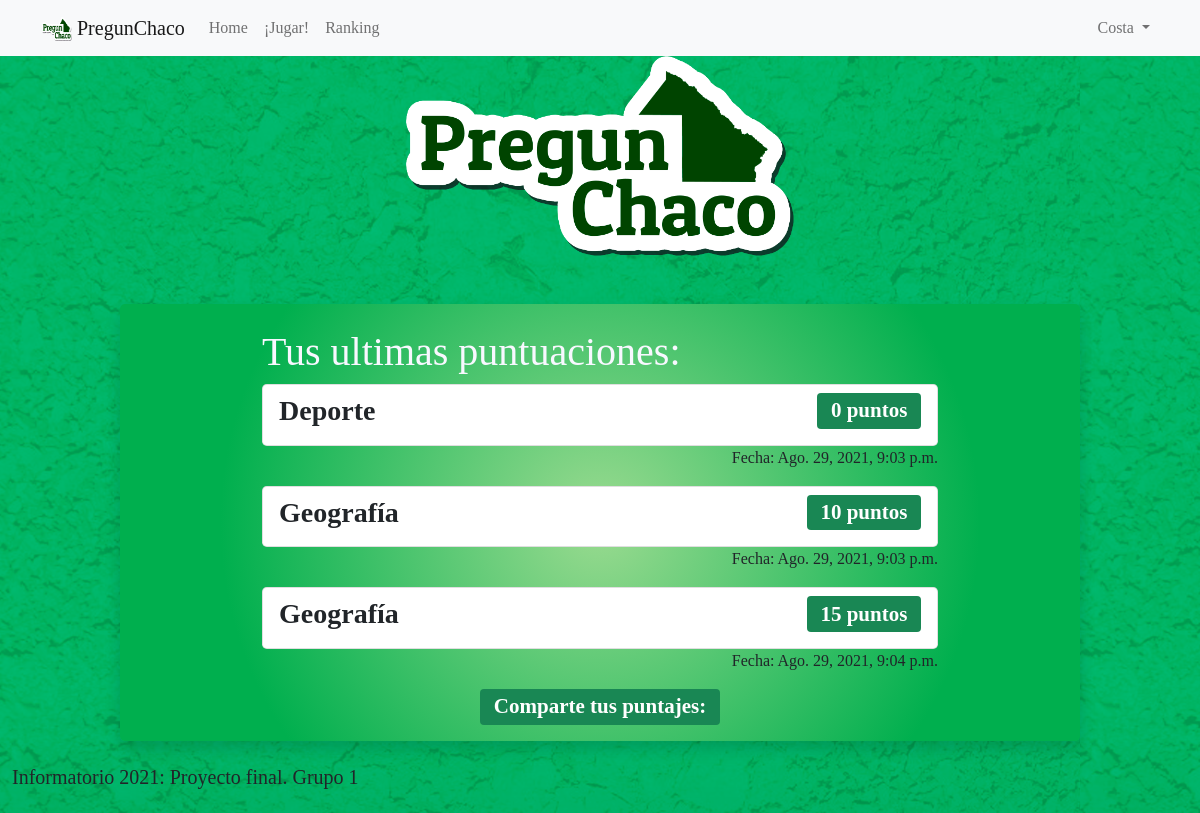
The app's page /25/puntaje (signed in), older data.
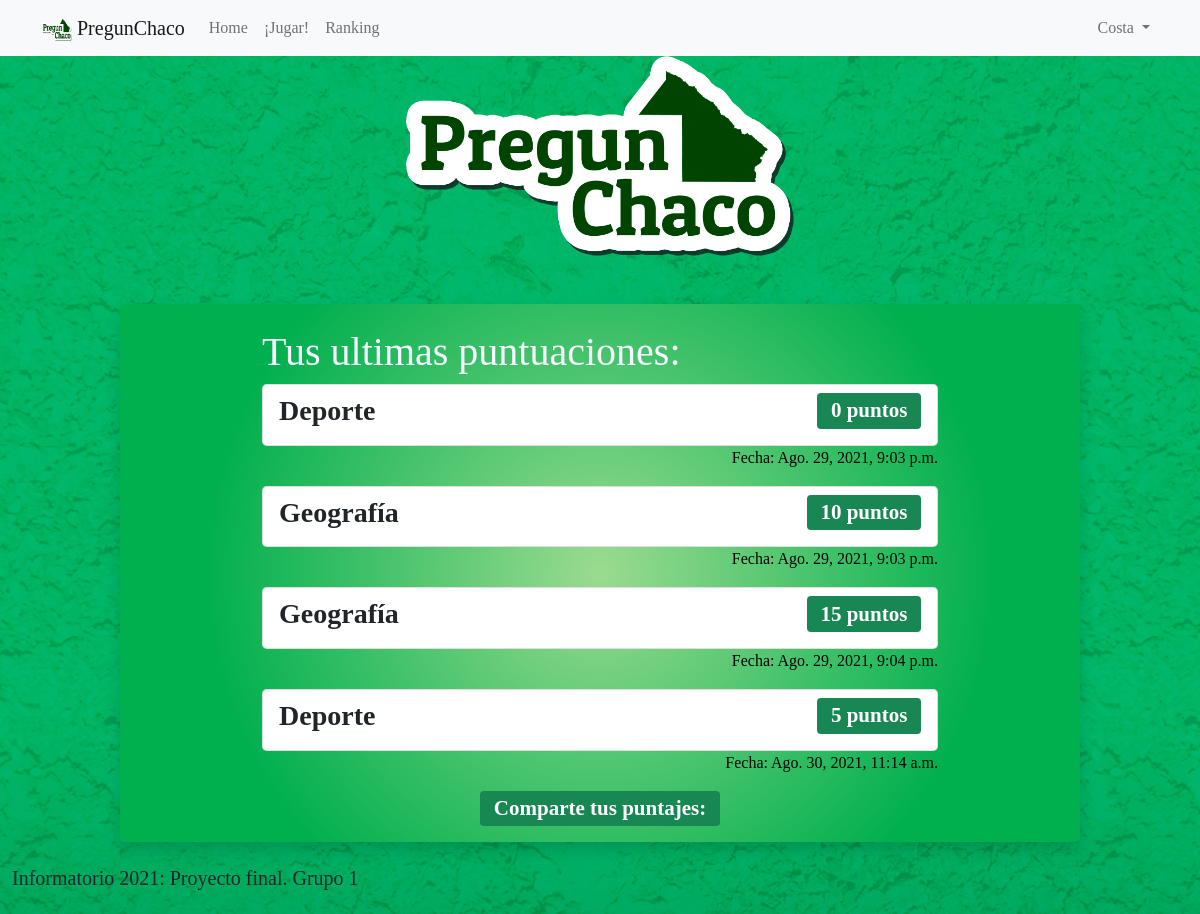
The same page, newer data.
### apps/resultado/models.py (models this page shows, shortened)
class Puntaje(models.Model):
    categoria = models.CharField(max_length=20)
    user = models.ForeignKey(User, on_delete=models.CASCADE)
    puntaje = models.IntegerField()
    update = models.DateTimeField(auto_now_add=True)

### apps/resultado/views.py (the view)
# urls.py: path('<int:pk>/puntaje',view_puntaje, name="puntaje"),
@login_required(login_url='/login')
def view_puntaje(request,pk):
    user = User.objects.get(pk=pk)
    puntaje = Puntaje.objects.filter(user=user)
    context ={
        'puntaje' :puntaje,
        'user':user
    }
    return render(request,'puntajes/puntaje.html', context)

### templates/puntajes/puntaje.html (shortened to what this page needs)
{% extends 'base.html' %} {% block content%}
<div class="container mt-3" style="width: 700px;">
    <h1 style="color:ghostwhite">
        Tus ultimas puntuaciones:
    </h1>
    <ul class="list-group">
        {% for p in puntaje%}
        <li class="list-group-item
                           d-flex
                           justify-content-between
                           align-items-center
                           rounded-3">
            <h3><strong>{{p.categoria}}</strong></h3>
            <h3><span class="badge bg-success">
                {{p.puntaje}} puntos
            </span></h3>
        </li>
        <p style="text-align: end">Fecha: {{p.update}}</p>
        {% endfor %}
    </ul>
</div>
<head>
</head>
<h3><span class="badge bg-success">
    Comparte tus puntajes:
</span></h3>
<body>
</body>
</html>
{%endblock%}

Row changes from the older to the newer data that the page shows:
added Puntaje: categoria "Deporte", puntaje "5", update "Ago. 30, 2021, 11:14 a.m."
